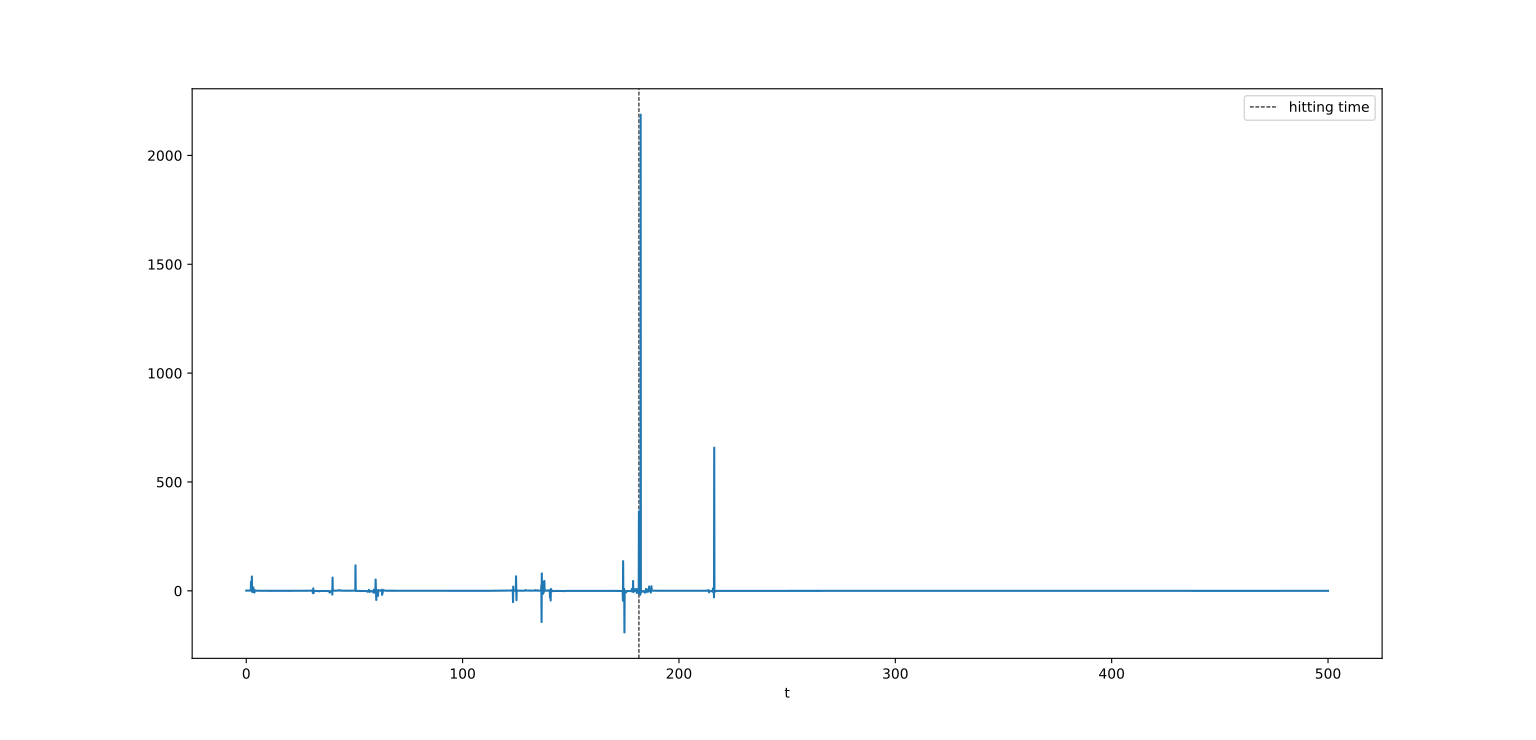

The Python source for this figure:
import numpy as np
import matplotlib.pyplot as plt

T = 500
dt = 0.1
W0 = 0
np.random.seed(100)

dW = (dt ** 0.5) * np.random.normal(size=int(T / dt))
W = np.insert(np.cumsum(dW), 0, W0)
X = 1 / (1 - W)

hitting_time = np.where(np.abs(W - 1) <= 0.005)[0][0] / int(T / dt) * T
plt.axvline(x=hitting_time, linestyle='--', label='hitting time', color='k', linewidth=0.75)
plt.plot(np.linspace(0, T, len(X)),X)
plt.xlabel('t')
plt.legend()
plt.show()
